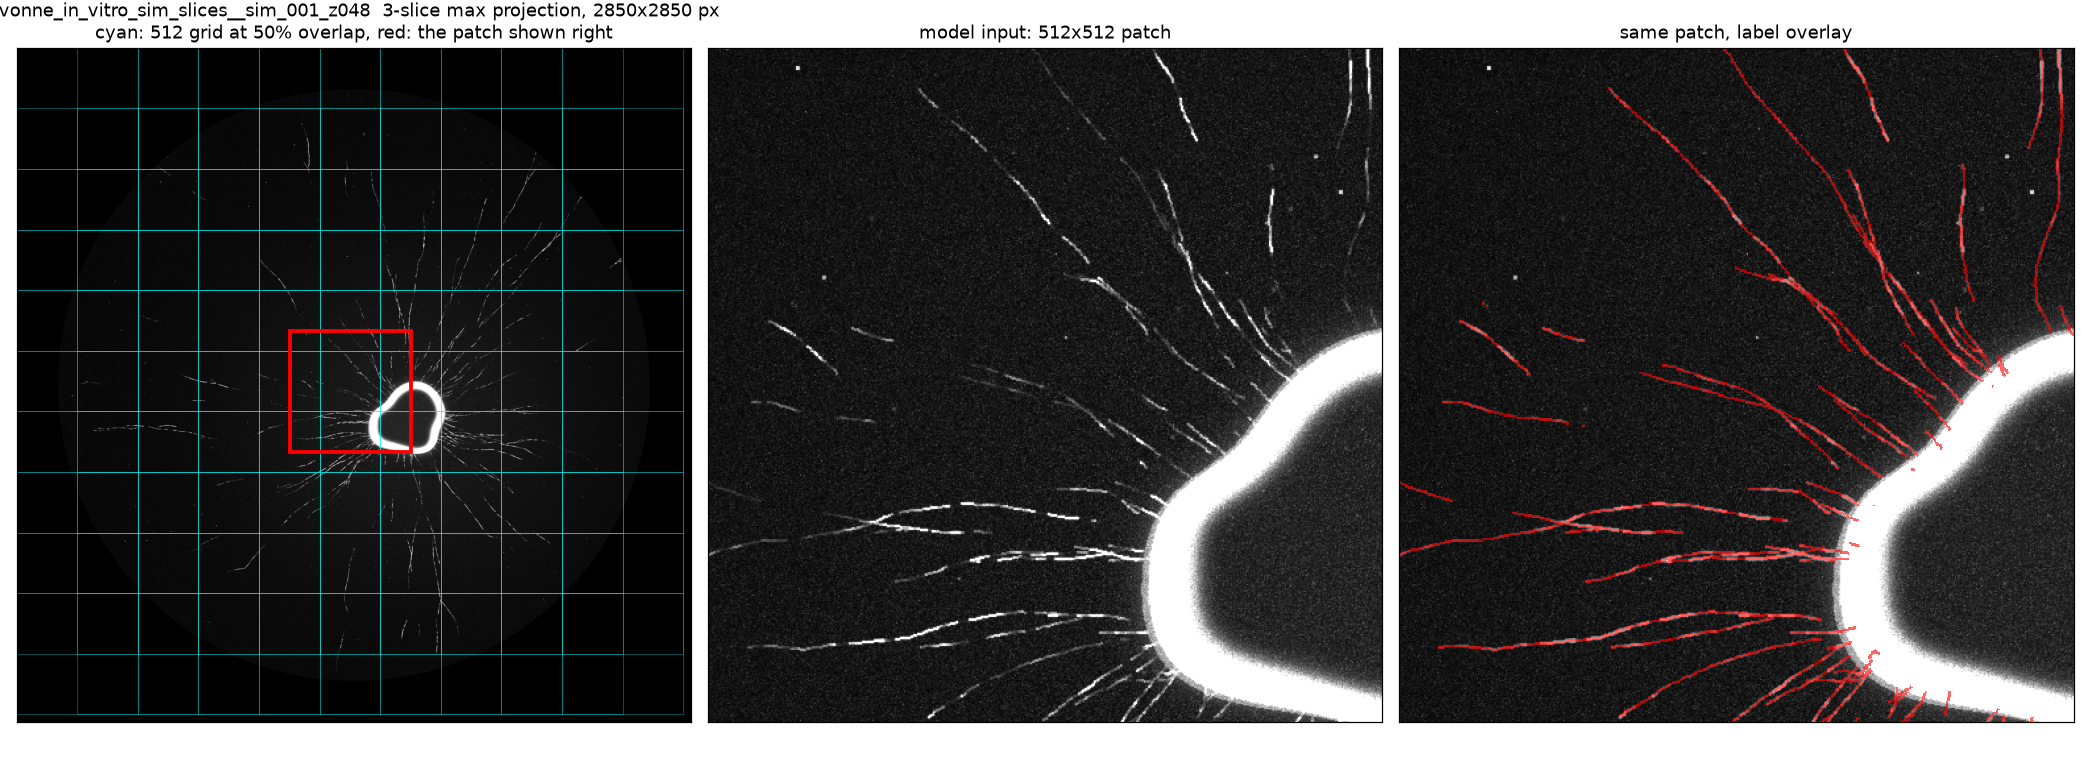

Write Python code to recreate this figure.
import json
from pathlib import Path
import numpy as np
from PIL import Image
import matplotlib; matplotlib.use("Agg")
import matplotlib.pyplot as plt
from matplotlib.patches import Rectangle

root = Path.home() / "GAA/spinal_cord_injury/data/nnUNet_raw/Dataset311_neurite_yvonne_in_vitro_sim_smi_slices"
train = json.load(open(root / "splits_final.json"))[0]["train"]
case = sorted(c for c in train if c.endswith("_z048"))[0]
stem, z = case[:-3], int(case[-3:])
members = [f"{stem}{k:03d}" for k in (z - 1, z, z + 1)]
img = np.max([np.array(Image.open(root / "imagesTr" / f"{m}_0000.png")) for m in members], axis=0)
lab = np.max([np.array(Image.open(root / "labelsTr" / f"{m}.png")) for m in members], axis=0)
if img.ndim == 3:
    img = img[..., 0]
H, W = img.shape
P = 512
# Centre the example patch on the labelled pixel nearest the image centre.
ys, xs = np.nonzero(lab)
k = np.argmin((ys - H / 2) ** 2 + (xs - W / 2) ** 2)
y0 = int(np.clip(ys[k] - P // 2, 0, H - P)); x0 = int(np.clip(xs[k] - P // 2, 0, W - P))

fig, ax = plt.subplots(1, 3, figsize=(19, 7), gridspec_kw={"width_ratios": [W / H, 1, 1]})
ax[0].imshow(img, cmap="gray")
for gy in range(0, H - P + 1, P // 2):
    for gx in range(0, W - P + 1, P // 2):
        ax[0].add_patch(Rectangle((gx, gy), P, P, fill=False, ec="cyan", lw=0.4, alpha=0.5))
ax[0].add_patch(Rectangle((x0, y0), P, P, fill=False, ec="red", lw=2.5))
ax[0].set_title(f"{case}  3-slice max projection, {W}x{H} px\ncyan: 512 grid at 50% overlap, red: the patch shown right")
crop = img[y0:y0 + P, x0:x0 + P]
ax[1].imshow(crop, cmap="gray"); ax[1].set_title(f"model input: {P}x{P} patch")
ax[2].imshow(crop, cmap="gray"); ax[2].imshow(np.ma.masked_equal(lab[y0:y0 + P, x0:x0 + P], 0), cmap="autumn", alpha=0.6, interpolation="nearest")
ax[2].set_title("same patch, label overlay")
for a in ax: a.set_xticks([]); a.set_yticks([])
fig.tight_layout(); fig.savefig(Path(__file__).with_suffix(".png"), dpi=110)
print(case, img.shape, img.dtype, "patch at", (x0, y0), "patch covers %.1f%% of image area" % (100 * P * P / (H * W)))
